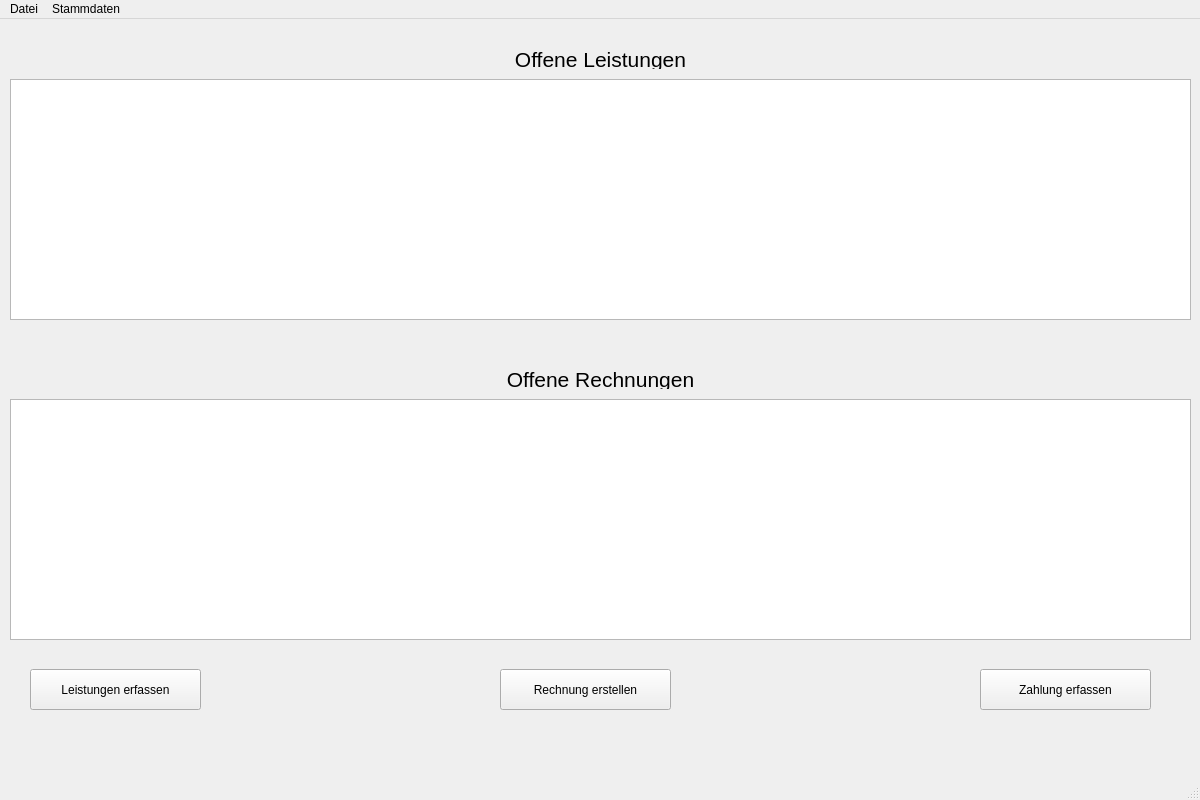
<?xml version="1.0" encoding="UTF-8"?>
<ui version="4.0">
 <class>frm_main</class>
 <widget class="QMainWindow" name="frm_main">
  <property name="geometry">
   <rect>
    <x>0</x>
    <y>0</y>
    <width>1200</width>
    <height>800</height>
   </rect>
  </property>
  <property name="windowTitle">
   <string>MainWindow</string>
  </property>
  <widget class="QWidget" name="centralwidget">
   <widget class="QLabel" name="lbl_offene_leistungen">
    <property name="geometry">
     <rect>
      <x>10</x>
      <y>30</y>
      <width>1181</width>
      <height>20</height>
     </rect>
    </property>
    <property name="font">
     <font>
      <pointsize>16</pointsize>
     </font>
    </property>
    <property name="text">
     <string>Offene Leistungen</string>
    </property>
    <property name="alignment">
     <set>Qt::AlignCenter</set>
    </property>
   </widget>
   <widget class="QLabel" name="lbl_offene_rechnungen">
    <property name="geometry">
     <rect>
      <x>10</x>
      <y>350</y>
      <width>1181</width>
      <height>20</height>
     </rect>
    </property>
    <property name="font">
     <font>
      <pointsize>16</pointsize>
     </font>
    </property>
    <property name="text">
     <string>Offene Rechnungen</string>
    </property>
    <property name="alignment">
     <set>Qt::AlignCenter</set>
    </property>
   </widget>
   <widget class="QTableView" name="tbl_offene_leistungen">
    <property name="geometry">
     <rect>
      <x>10</x>
      <y>60</y>
      <width>1181</width>
      <height>241</height>
     </rect>
    </property>
   </widget>
   <widget class="QTableView" name="tbl_offene_rechnungen">
    <property name="geometry">
     <rect>
      <x>10</x>
      <y>380</y>
      <width>1181</width>
      <height>241</height>
     </rect>
    </property>
   </widget>
   <widget class="QPushButton" name="bt_leistungen_erfassen">
    <property name="geometry">
     <rect>
      <x>30</x>
      <y>650</y>
      <width>171</width>
      <height>41</height>
     </rect>
    </property>
    <property name="text">
     <string>Leistungen erfassen</string>
    </property>
   </widget>
   <widget class="QPushButton" name="bt_rechnung_erstellen">
    <property name="geometry">
     <rect>
      <x>500</x>
      <y>650</y>
      <width>171</width>
      <height>41</height>
     </rect>
    </property>
    <property name="text">
     <string>Rechnung erstellen</string>
    </property>
   </widget>
   <widget class="QPushButton" name="bt_zahlung_erfassen">
    <property name="geometry">
     <rect>
      <x>980</x>
      <y>650</y>
      <width>171</width>
      <height>41</height>
     </rect>
    </property>
    <property name="text">
     <string>Zahlung erfassen</string>
    </property>
   </widget>
  </widget>
  <widget class="QMenuBar" name="menubar">
   <property name="geometry">
    <rect>
     <x>0</x>
     <y>0</y>
     <width>1200</width>
     <height>22</height>
    </rect>
   </property>
   <widget class="QMenu" name="menuDatei">
    <property name="title">
     <string>Datei</string>
    </property>
    <addaction name="actionQuit"/>
   </widget>
   <widget class="QMenu" name="menuStammdaten">
    <property name="title">
     <string>Stammdaten</string>
    </property>
    <addaction name="actionKunden_verwalten"/>
    <addaction name="actionAuftraggeber_verwalten"/>
   </widget>
   <addaction name="menuDatei"/>
   <addaction name="menuStammdaten"/>
  </widget>
  <widget class="QStatusBar" name="statusbar"/>
  <action name="actionQuit">
   <property name="text">
    <string>Quit</string>
   </property>
  </action>
  <action name="actionKunden_verwalten">
   <property name="text">
    <string>Kunden verwalten</string>
   </property>
  </action>
  <action name="actionAuftraggeber_verwalten">
   <property name="text">
    <string>Auftraggeber verwalten</string>
   </property>
  </action>
 </widget>
 <resources/>
 <connections/>
</ui>
